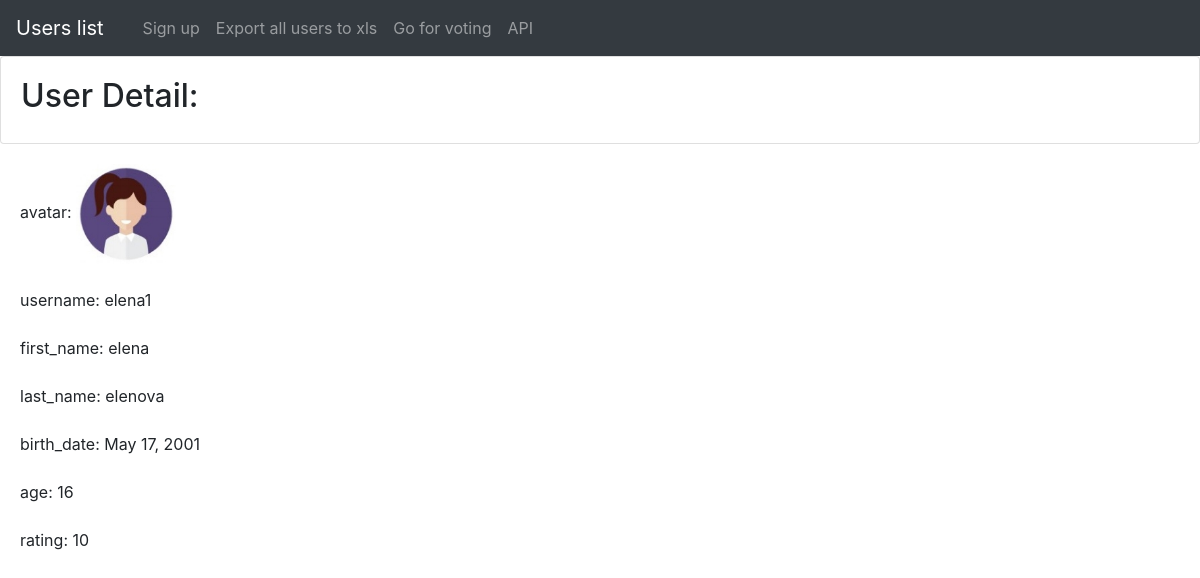
Screenshot of /user_detail/5/ with the database file from the repository.
### test_app/models.py (models this page shows)
class User(models.Model):
    username = models.CharField(max_length=150, verbose_name='username')
    first_name = models.CharField(max_length=150, verbose_name='first_name')
    last_name = models.CharField(max_length=150, verbose_name='last_name')
    avatar = models.ImageField(upload_to='users_image', verbose_name='avatar')
    birth_date = models.DateField(null=True, verbose_name='birth_date')
    rating = models.IntegerField(default=0, verbose_name='rating')

### test_app/views.py (the view)
# urls.py: url(r'^user_detail/(?P<pk>\d+)/$', UserDetail.as_view(), name='user_detail'),
class UserDetail(DetailView):
    model = User
    template_name = 'user_detail.html'
    def dispatch(self, request, *args, **kwargs):
        self.user = User.objects.get(pk=self.kwargs['pk'])
        return super(UserDetail, self).dispatch(request, *args, **kwargs)
    def get_context_data(self, **kwargs):
        context = super(UserDetail, self).get_context_data(**kwargs)
        context['age'] = ((date.today()).year - (self.user.birth_date).year)
        return context

### templates/user_detail.html (shortened to what this page needs)
{% extends 'base.html' %}
{% block caption %}User Detail:{% endblock %}
{% block content %}
    avatar: <img src="/media/{{ object.avatar }}" width="100px" height="100px"><br/><br/>
    username: {{ object.username }}<br/><br/>
    first_name: {{ object.first_name }}<br/><br/>
    last_name: {{ object.last_name }}<br/><br/>
    birth_date: {{ object.birth_date }}<br/><br/>
    age: {{ age }}<br/><br/>
    rating: {{ object.rating }}
{% endblock %}

### rows the page displays
User: avatar (picture), username "elena1", first_name "elena", last_name "elenova", birth_date "May 17, 2001", rating "10"

### other values shown
{{ age }} "16"
